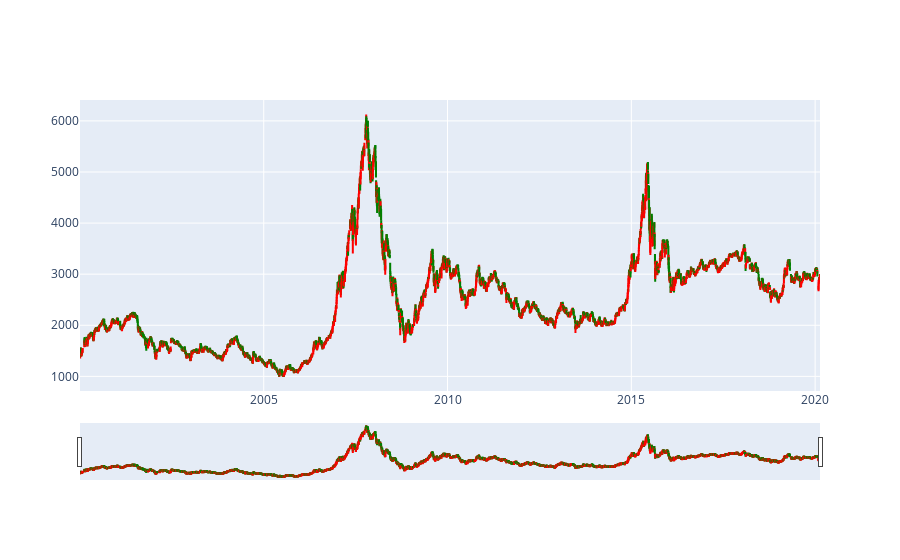

The notebook cell this image was saved under:
### Markdown cell above
Plot the index candlestick.

### Code cell
fig = go.Figure(data=[go.Candlestick(
    x=sci.index,
    open=sci['Open'], high=sci['High'],
    low=sci['Low'], close=sci['Adj Close'],
    increasing_line_color= 'red', decreasing_line_color= 'green'
)])
fig.show()

### Figure 1 — Plotly figure (JSON) as saved in the notebook; plotly's stock layout.template omitted (floating-point values rounded to 4 significant figures; data arrays with more than 128 entries replaced by an {"elided": "..."} marker saying what was removed)
{"data": [{"close": {"elided": "4998 float values"}, "decreasing": {"line": {"color": "green"}}, "high": {"elided": "4998 float values"}, "increasing": {"line": {"color": "red"}}, "low": {"elided": "4998 float values"}, "open": {"elided": "4998 float values"}, "type": "candlestick", "x": {"elided": "4998 str values"}}], "layout": {}}
